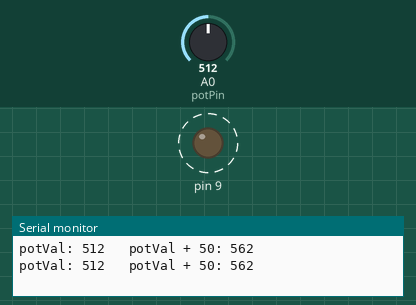
Bench run of a sketch on a simulated Arduino Uno, built with avr-gcc and run on an emulated ATmega328P. Shown: output pins drawn as LEDs (lit = HIGH), the last lines printed to the serial monitor. Dashed ring = blinking. Inputs (shaded band) come from the test bench; at power-on: A0 (potPin) = 512.

Above: at 2.0 s.
2.1 s: A0 (potPin) set to 122
At 2.56 s:
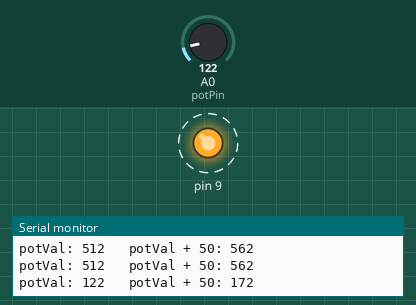
5.6 s: A0 (potPin) set to 0
At 5.67 s:
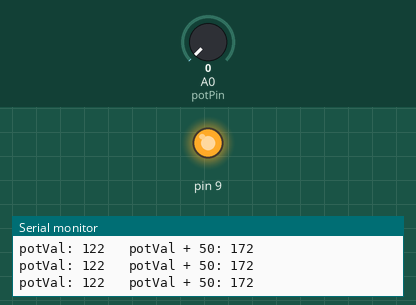
Timing chart, 0 to 15.1 s (numbered marks = the images above; inputs shaded):
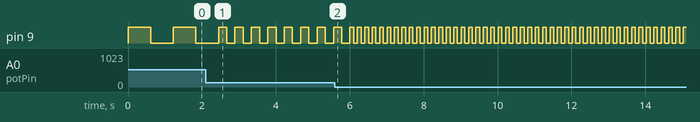

The sketch:

analog-sensor-input.ino
```cpp
//Analog Sensor Code

//analog pin used to connect the potentiometer
int const potPin = A0;

// variable to read the value from the analog pin
int potVal;

void setup() {
  //Define LED
  pinMode(9,OUTPUT);

  // open a serial connection to your computer
  Serial.begin(9600);
}

void loop() {
  // read the value of the potentiometer
  potVal = analogRead(potPin);

  // print out the value to the Serial Monitor
  Serial.print("potVal: ");
  Serial.print(potVal);

  //Delay Time'
  Serial.print("   potVal + 50: ");
  Serial.println(potVal+50);

  //Blink LED
  digitalWrite(9, HIGH);
  delay(potVal+100);
  digitalWrite(9,LOW);
  delay(potVal+100);


}
```

Measured:
- after the input at 2.1 s, pin 9: alternates HIGH for 0.22 s and LOW for 0.22 s, starting after 0.57 s
- by itself, pin 9: alternates HIGH for 0.61 s and LOW for 0.61 s
